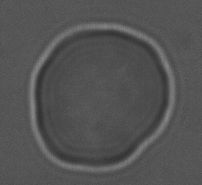
#> input picture bin/example-cells/cell_real_1.png, 202 x 185 px, found by its file name
$ python pathfinder_2.py   (older library calls are emulated)
#> lines starting #> are read from the running program, lines starting #| are printed output that depends on the picture
### sibunlabs/pathfinder.py
#   This file is part of sibunlabs.
#
#   sibunlabs is free software: you can redistribute it and/or modify
#   it under the terms of the GNU Lesser General Public License as published by
#   the Free Software Foundation, either version 3 of the License, or
#   (at your option) any later version.
#
#   sibunlabs is distributed in the hope that it will be useful,
#   but WITHOUT ANY WARRANTY; without even the implied warranty of
#   MERCHANTABILITY or FITNESS FOR A PARTICULAR PURPOSE.  See the
#   GNU Lesser General Public License for more details.
#
#   You should have received a copy of the GNU Lesser General Public License
#   along with sibunlabs.  If not, see <http://www.gnu.org/licenses/>.

import numpy as np
import cv2

def absSobel(im, x = 0, y = 0):
    """ Applies the sobel filter in x,y direction and returns the absolute
        value
    """
    return abs(cv2.Sobel(im, cv2.CV_32F, x, y))

def absSobelX(im):
    """ Applies the sobel filter in x-direction and returns the absolute value
    """
    return absSobel(im, x=1)

def absSobelY(im):
    """ Applies the sobel filter in y-direction and returns the absolute value
    """
    return absSobel(im, y=1)

def isAdjacent(point_A, point_B):
    """ Tests if point_A is adjacent to point_B """
    if abs(point_A[0] - point_B[0]) <= 1 and abs(point_A[1] - point_B[1]) <= 1:
        return True
    else:
        return False

def calculateDistance(p1, p2):
    """ Calculates the distance between point p1 and p2 """
    return np.sqrt((p2[0]-p1[0])**2 + (p2[1]-p1[1])**2)

class Pathfinder:
    # Never modifiy these members
    _image = None
    _shape = (None, None)
    _path = None
    _centroid = None

    _start_x = None
    _start_y = None

    _lim_x = 2
    _lim_y = 2

    _weight = None
    _weightcount = 1

    DIRECTION_UP = 0
    DIRECTION_UPRIGHT = 1
    DIRECTION_RIGHT = 2
    DIRECTION_DOWNRIGHT = 3
    DIRECTION_DOWN = 4
    DIRECTION_DOWNLEFT = 5
    DIRECTION_LEFT = 6
    DIRECTION_UPLEFT = 7

    # The following members are okay to modify
    max_iterations = 1000
    inflexibility = 5

    @property
    def width(self): return self._shape[1]

    @property
    def height(self): return self._shape[0]

    @property
    def start_x(self): return self._start_x

    # [8 lines left out: function start_x, not called in this run]

    @property
    def start_y(self): return self._start_y

    # [8 lines left out: function start_y, not called in this run]

    def __init__(self, image, sobel = True):
        """ Converts the image given by the argument image and converts it to a
            numpy array with dtype = float64. """
        self._image = np.array(image, dtype = np.float32)

        shape = self._image.shape
        if len(shape) != 2:
            raise ValueError("image has to be a 2-dimensional image")
        self._shape = shape

        if sobel:
            self.applySobel()

        self._setDefaultWeight()

    def _setDefaultWeight(self):
        """ Sets the default weight to a useful size """
        self.setWeight(np.array([
            [1, 1, 1],
            [1, 1, 1],
            [1, 1, 1]
        ]))

    def setWeight(self, weight):
        """ Sets a weight used for calculate the whitness of a given point (eg,
            use a 3x3 array to take into account all adjacent points.
        """
        if len(weight.shape) != 2:
            raise ArgumentError("weight must be 2-dimensional")
        if weight.shape[0] != weight.shape[1]:
            raise ArgumentError("weight must be a squared array")
        if weight.shape[0]%2 == 0:
            raise ArgumentError("weight must have uneven dimensions")

        self._weight = weight
        self._weightcount = self.calcWeightcount(weight)

    def calcWeightcount(self, weight_matrix):
        """ Calculates how many actual weights are contained in the array. 0s
            are not counted """
        c = 0
        for y in weight_matrix:
            for x in y:
                if x > 0:
                    c+=1
        return c

    def applySobel(self):
        """ Applies the sobel filter in x and in y direction to the image and
            then normalizes the image
        """
        self._image =  absSobelX(self._image) + absSobelY(self._image)
        self._normalize()

    # [20 lines left out: function getPath, not called in this run]

    def _calculateCentroid(self):
        """ Calculates the geometric center (centroid) of the found path and
            returns an (y, x) array with its coordinates as floats.
        """
        if self._centroid is None:
            a = (0,0)
            N = self._path.shape[0]
            L = 0
            for i in range(0, N):
                pm = self._path[i-1]
                p0 = self._path[i]
                try:
                    pp = self._path[i+1]
                except IndexError:
                    pp = self._path[0]
                dm = calculateDistance(pm, p0)
                di = calculateDistance(p0, pp)
                x = a[0] + p0[0]*(dm)
                y = a[1] + p0[1]*(di)
                a = (y, x)
                L = L + di

            a = np.array(a)
            c = a*1/(L)
            self._centroid = c

        return self._centroid

    # [4 lines left out: function getCentroid, not called in this run]

    def getRadialPath(self):
        """ Returns a list of (r, phi) float tuples describing the path found by
            the search algorithm. The points are centered around the calculated
            centroid
        """
        if self._path is None:
            self._findPath()

        # Center the path around the centroid
        centroid = self._calculateCentroid()
        cp = self._path - centroid

        # Convert the path
        radial_path = np.zeros(cp.shape)
        radial_path[:,0] = np.sqrt(cp[:,0]**2 + cp[:,1]**2)
        radial_path[:,1] = np.arctan2(cp[:,1], cp[:,0]) * (-180/np.pi) + 180

        return radial_path

    def _normalize(self):
        """ Normalizes the image array to have a value between 0.0 and 1.0 """
        self._image -= self._image.min()
        self._image /= self._image.max()

        ret, self._image = cv2.threshold(self._image, 0.02, 1.0, 3)

    def _findPath(self):
        """ Tries to find the path """
        # Get the "cross hair" to find the starting point. If not changed, the
        # image center is used.
        if self.start_x == None:
            start_x = self.width//2
        else:
            start_x = self.start_x

        if self.start_y == None:
            start_y = self.height//2
        else:
            start_y = self.start_y

        # Search possibles start points
        startpoints = self._searchStartpoint(start_x, start_y)

        # path storages
        path_fragments = []
        path_reports = []
        for sp in startpoints:
            path_fragments.append([sp])
            path_reports.append(None)
        n_frags = len(path_fragments)

        # look for the path
        j = 3
        i = 0
        while True:
            try:
                next_point = self._searchNextpoint(j, path_fragments[j])
            except OutOfBoundaryError:
                path_reports[j] = "oob"
                break
            path_fragments[j].append(next_point)
            # Max Iteration abort condition
            if i > self.max_iterations:
                path_reports[j] = "max_it"
                break
            # Real abortion only after 10 points
            if i > 10:
                if next_point in path_fragments[j][:-1]:
                    path_reports[j] = "self_bite"
                    break
                if isAdjacent(next_point, path_fragments[j][0]):
                    path_reports[j] = "OK"
                    break
            i+=1

        if path_reports[j] == "self_bite" and len(path_fragments[j]) > self.inflexibility:
            reverse_path = [path_fragments[j][k-1] for k in range(self.inflexibility, 0, -1)]
            i = 0
            while True:
                try:
                    next_point = self._searchNextpoint(j, reverse_path)
                except OutOfBoundaryError:
                    path_reports[j] = "oob"
                    break
                reverse_path.append(next_point)
                # Max Iteration abort condition
                if i > self.max_iterations:
                    path_reports[j] = "max_it"
                    break
                # Real abortion only after 10 points
                if i > 10:
                    if next_point in reverse_path[j]:
                        path_reports[j] = "self_bite"
                        break
                    if next_point in path_fragments[j]:
                        path_reports[j] = "OK"
                        new_path = []
                        for p in path_fragments[j]:
                            if p == next_point:
                                break
                            new_path.append(p)
                        for k in range(len(reverse_path), 0, -1):
                            p = reverse_path[k-1]
                            if p == path_fragments[0]:
                                break
                            new_path.append(p)
                        path_fragments[j] = new_path
                i+=1

        self._path = np.array(path_fragments[j])

        if path_reports[j] == "self_bite":
            raise NoClosedPathFound
        elif path_fragments[j] == "max_it":
            raise MaxIterationReached
        elif path_fragments[j] == "oob":
            raise OutOfBoundaryError

    def _searchNextpoint(self, d, path):
        # Get newest point
        yi, xi = path[-1]

        # Get the default direction
        if d == 0:
            default_direction = self.DIRECTION_RIGHT
        elif d == 1:
            default_direction = self.DIRECTION_DOWN
        elif d == 2:
            default_direction = self.DIRECTION_LEFT
        else:
            default_direction = self.DIRECTION_UP

        # Get points which have to be searched in order to determine the direction
        directionMask, direction = self._getDirectionMask(path, default_direction = default_direction)

        # Calculate the whiteness of those points
        whitesearch_intensities = []
        for point in directionMask:
            whitesearch_intensities.append(self._getWhiteness(y=point[0], x=point[1]))

        # Get the most white point
        maxwhite = max(whitesearch_intensities)

        # Get the actual point by the biggest intensity (the whitest point)
        nextPoint = (0, 0)
        for i in range(0, len(directionMask)):
            if whitesearch_intensities[i] == maxwhite:
                nextPoint = directionMask[i]

        #print(path[-1], self._getWhiteness(y=path[-1][0], x=path[-1][1]), directionMask, direction)

        # Return next point
        return nextPoint

    def _getDirectionMask(self, path, default_direction = None):
        if default_direction is None:
            default_direction = self.DIRECTION_UP

        # Calculate direction or use default direction
        if len(path) >= self.inflexibility:
            # Get the last 10 points
            slopseq = path[-self.inflexibility:]
            # Get difference in y and x direction
            y_diff = slopseq[-1][0] - slopseq[0][0]
            x_diff = slopseq[-1][1] - slopseq[0][1]
            # Get direction
            if x_diff == 0:
                if y_diff < 0:
                    direction = self.DIRECTION_UP
                else:
                    direction = self.DIRECTION_DOWN
            elif y_diff == 0:
                if x_diff > 0:
                    direction = self.DIRECTION_RIGHT
                else:
                    direction = self.DIRECTION_LEFT
            else:
                s = y_diff/x_diff
                if x_diff > 0 and y_diff < 0:
                    # s is negative
                    if s < -2:
                        direction = self.DIRECTION_UP
                    elif s >= -2 and s <= -0.5:
                        direction = self.DIRECTION_UPRIGHT
                    else:
                        direction = self.DIRECTION_RIGHT
                elif x_diff > 0 and y_diff > 0:
                    # s is positive
                    if s < 0.5:
                        direction = self.DIRECTION_RIGHT
                    elif s >= 0.5 and s <= 2:
                        direction = self.DIRECTION_DOWNRIGHT
                    else:
                        direction = self.DIRECTION_DOWN
                elif x_diff < 0 and y_diff > 0:
                    # s is negative
                    if s < -2:
                        direction = self.DIRECTION_DOWN
                    elif s >= -2 and s <= -0.5:
                        direction = self.DIRECTION_DOWNLEFT
                    else:
                        direction = self.DIRECTION_LEFT
                else:
                    # s is positive again
                    if s < 0.5:
                        direction = self.DIRECTION_LEFT
                    elif s >= 0.5 and s <= 2:
                        direction = self.DIRECTION_UPLEFT
                    else:
                        direction = self.DIRECTION_UP
        else:
            direction = default_direction


        yi, xi = path[-1]

        # Get direction mask
        if direction == self.DIRECTION_UP:
            blacksearch_points = [
                (yi-1, xi-1), # top-left
                (yi-1, xi), # top
                (yi-1, xi+1), # top-right
            ]
        elif direction == self.DIRECTION_UPRIGHT:
            blacksearch_points = [
                (yi-1, xi), # top
                (yi-1, xi+1), # top-right
                (yi, xi+1), # right
            ]
        elif direction == self.DIRECTION_RIGHT:
            blacksearch_points = [
                (yi-1, xi+1), # top-right
                (yi, xi+1), # right
                (yi+1, xi+1), # bottom-right
            ]
        elif direction == self.DIRECTION_DOWNRIGHT:
            blacksearch_points = [
                (yi, xi+1), # right
                (yi+1, xi+1), # bottom-right
                (yi+1, xi), # bottom
            ]
        elif direction == self.DIRECTION_DOWN:
            blacksearch_points = [
                (yi+1, xi+1), # bottom-right
                (yi+1, xi), # bottom
                (yi+1, xi-1), # bottom-left
            ]
        elif direction == self.DIRECTION_DOWNLEFT:
            blacksearch_points = [
                (yi+1, xi), # bottom
                (yi+1, xi-1), # bottom-left
                (yi, xi-1), # left
            ]
        elif direction == self.DIRECTION_LEFT:
            blacksearch_points = [
                (yi+1, xi-1), # bottom-left
                (yi, xi-1), # left
                (yi-1, xi-1), # top-left
            ]
        elif direction == self.DIRECTION_UPLEFT:
            blacksearch_points = [
                (yi, xi-1), # left
                (yi-1, xi-1), # top-left
                (yi-1, xi), # top
            ]

        return blacksearch_points, direction

    def _searchStartpoint(self, start_x, start_y):
        points = {
            "north" : ((-1, -1), 0.0),
            "east" : ((-1, -1), 0.0),
            "south" : ((-1, -1), 0.0),
            "west" : ((-1, -1), 0.0),
        }

        for d in points:
            for point in self._searchMaxPoint((start_y, start_x), direction = d):
                whiteness = self._image[point]
                if whiteness > points[d][1]:
                    points[d] = (point, whiteness)

        return points["north"][0], points["east"][0], points["south"][0], points["west"][0]

    def _searchMaxPoint(self, start, direction):
        if direction == "north":
            for y in range(start[0], self._lim_y-1, -1):
                yield (y, start[1])
        elif direction == "south":
            for y in range(start[0], self.height-self._lim_y, 1):
                yield (y, start[1])
        elif direction == "west":
            for x in range(start[1], self._lim_x-1, -1):
                yield (start[0], x)
        elif direction == "east":
            for x in range(start[0], self.width-self._lim_x, 1):
                yield (start[0], x)

    def _getWhiteness(self, x, y):
        # Get weight matrix dimensions
        weight_x_dim, weight_y_dim = self._weight.shape
        # Calculate how many times we need to look "left/right" and "top/bottom"
        weight_x_dim//=2
        weight_y_dim//=2
        # Check if we have enough place to calculate the blackness (OutOfBoundaryError)
        if y < weight_y_dim or y >= (self.height - weight_y_dim - 1)  or x  < weight_x_dim or x >= (self.width - weight_x_dim - 1):
            raise OutOfBoundaryError("Out of boundary: (%i,%i)" %(x,y))

        try:
            subMatrix = (self._image[y-weight_y_dim:y+weight_y_dim+1,x-weight_x_dim:x+weight_x_dim+1])
        except IndexError:
            return 0
        if 0 in subMatrix:
            #print("Zero!")
            r = 0
        else:
            r = ((subMatrix*self._weight)/self._weightcount).sum()
        return r

class PathfinderException(Exception):
    pass

class NoClosedPathFound(PathfinderException):
    pass

class MaxIterationReached(PathfinderException):
    pass

class OutOfBoundaryError(PathfinderException):
    pass

### examples/pathfinder_2.py
import os

from PIL import Image, ImageSequence
import numpy as np
import matplotlib.pyplot as plt

import sibunlabs

im = Image.open(os.path.join(*["bin", "example-cells", "cell_real_1.png"])).convert("I")
imarr = np.array(im, dtype = np.float32)

pathfinder = sibunlabs.Pathfinder(im)
#> in absSobel, `return abs(cv2.Sobel(im, cv2.CV_32F, x, y))`:
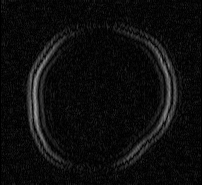
#> returned value: shape (185, 202) float32; min 0, max 163, mean 13.2
#> call 2 of absSobel, with x = 0, y = 1
#> in absSobel (call 2), `return abs(cv2.Sobel(im, cv2.CV_32F, x, y))`:
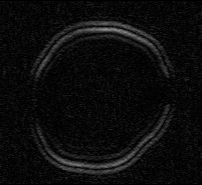
#> returned value: shape (185, 202) float32; min 0, max 146, mean 12.4
#> in applySobel, `self._image =  absSobelX(self._image) + absSobelY(self._image)`:
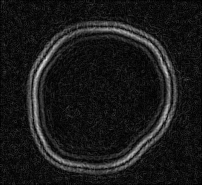
#> self._image: shape (185, 202) float32; min 0, max 230, mean 25.6
radpath = pathfinder.getRadialPath()
#> after the loop in _searchStartpoint, `for d in points:`: points = {'north': ((29, 101), 0.548), 'east': ((92, 169), 0.565), 'south': ((166, 101), 0.4), 'west': ((92, 34), 0.704)}
#> in _findPath, `startpoints = self._searchStartpoint(start_x, start_y)`: startpoints = ((29, 101), (92, 169), (166, 101), (92, 34))
#> the loop in _findPath, `for sp in startpoints:` made 4 passes
#> after the loop in _findPath, `for sp in startpoints:`: path_fragments = [[(29, 101)], [(92, 169)], [(166, 101)], [(92, 34)]]; path_reports = 4 items
#> in _findPath, `n_frags = len(path_fragments)`: n_frags = 4
#> the loop in _findPath, `while True:` made 399 passes
#> directionMask in _searchNextpoint on passes 9, 15, 16: [(83, 34), (83, 35), (83, 36)], [(77, 35), (77, 36), (77, 37)], [(76, 35), (76, 36), (76, 37)]
# Sort
radpath.view('f8,f8').sort(order=['f1'], axis=0)

plt.plot(radpath[:,1], radpath[:,0])
plt.ylabel("Length r")
plt.xlabel("Angle in °")
plt.show()
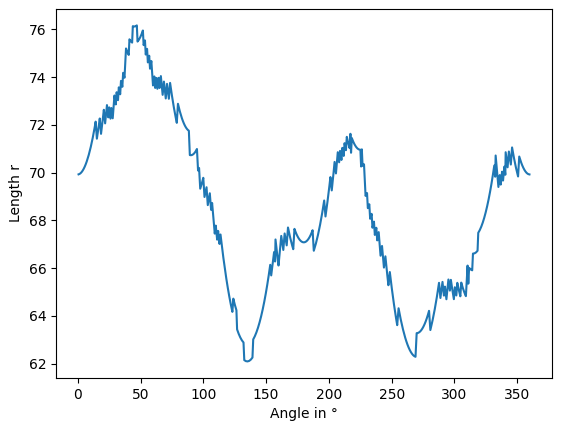
#> figure drawn by matplotlib, 1 panel; curve peaks at x = 47.02, y = 76.17
